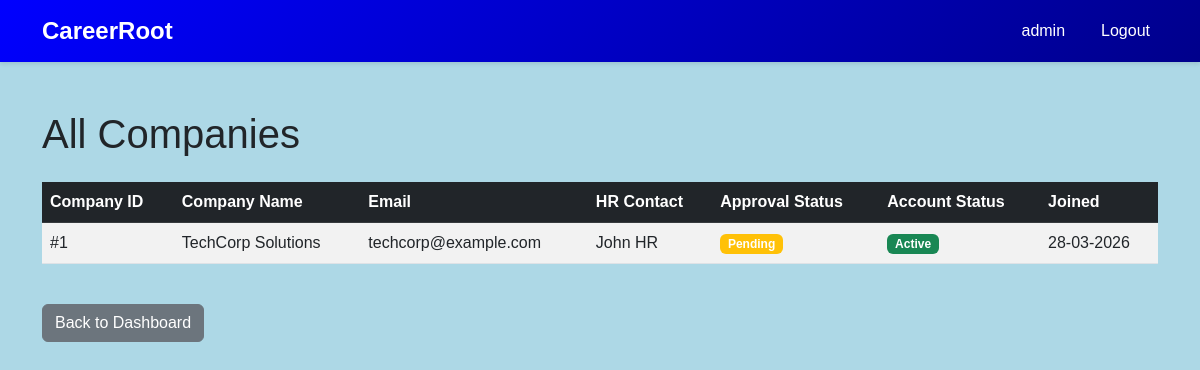
Page /admin/companies (signed in) on the earlier database version.
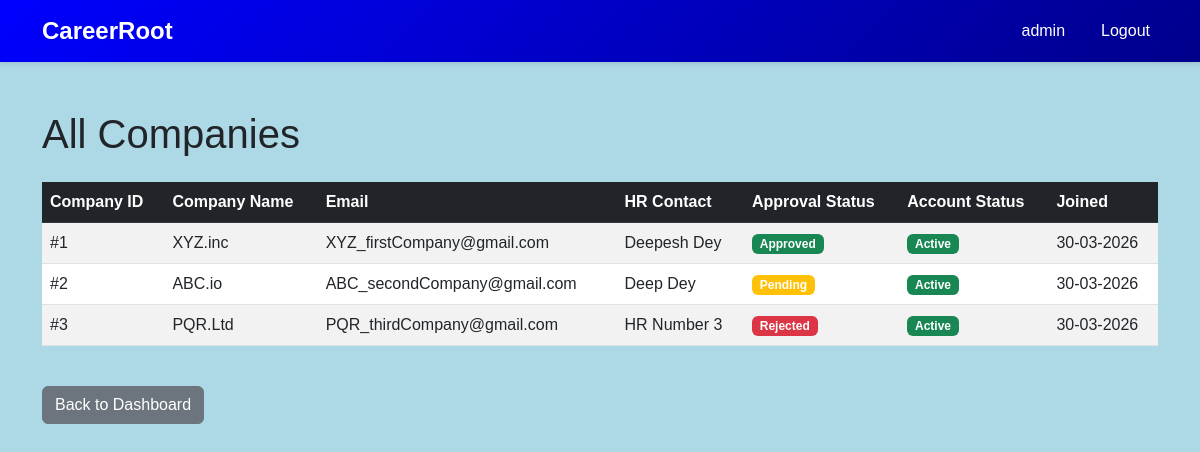
Same page on the later database version.
### models.py (models this page shows, shortened)
class Company(db.Model):
    __tablename__ = 'company'
    company_id = db.Column(db.Integer, primary_key=True, autoincrement=True)
    company_name = db.Column(db.String(150), nullable=False)
    email = db.Column(db.String(120), unique=True, nullable=False)
    password = db.Column(db.String(255), nullable=False)
    hr_contact = db.Column(db.String(100), nullable=True)
    website = db.Column(db.String(255), nullable=True)
    approval_status = db.Column(
        db.String(20),
        default=ApprovalStatus.PENDING.value,
        nullable=False
    )  #pending/aproved/rejected
    blacklist_status = db.Column(db.Boolean, default=False)  # True = blacklisted
    created_at = db.Column(db.DateTime, default=datetime.utcnow)
    updated_at = db.Column(db.DateTime, default=datetime.utcnow, onupdate=datetime.utcnow)
    drives = db.relationship('PlacementDrive', backref='company', lazy=True, cascade='all, delete-orphan')

### app.py (the view)
@app.route('/admin/companies')
def admin_view_companies():
    if session.get('user_type') != 'admin':
        flash('Unauthorized access', 'danger')
        return redirect(url_for('homepage'))
    all_companies = Company.query.all()
    return render_template('admin_view_companies.html', companies=all_companies)

### templates/admin_view_companies.html (shortened to what this page needs)
{% extends "base.html" %}
{% block content %}
<div class="mt-5">
    <h1 class="mb-4">All Companies</h1>
    {% if companies %}
        <div class="table-responsive">
            <table class="table table-hover table-striped">
                <thead class="table-dark">
                    <tr>
                        <th>Company ID</th>
                        <th>Company Name</th>
                        <th>Email</th>
                        <th>HR Contact</th>
                        <th>Approval Status</th>
                        <th>Account Status</th>
                        <th>Joined</th>
                    </tr>
                </thead>
                <tbody>
                    {% for company in companies %}
                        <tr>
                            <td>#{{ company.company_id }}</td>
                            <td>{{ company.company_name }}</td>
                            <td>{{ company.email }}</td>
                            <td>{{ company.hr_contact }}</td>
                            <td>
                                {% if company.approval_status == 'Approved' %}
                                    <span class="badge bg-success">{{ company.approval_status }}</span>
                                {% elif company.approval_status == 'Pending' %}
                                    <span class="badge bg-warning">{{ company.approval_status }}</span>
                                {% else %}
                                    <span class="badge bg-danger">{{ company.approval_status }}</span>
                                {% endif %}
                            </td>
                            <td>
                                {% if company.blacklist_status %}
                                    <span class="badge bg-danger">Blacklisted</span>
                                {% else %}
                                    <span class="badge bg-success">Active</span>
                                {% endif %}
                            </td>
                            <td>{{ company.created_at.strftime('%d-%m-%Y') }}</td>
                        </tr>
                    {% endfor %}
                </tbody>
            </table>
        </div>
    {% else %}
        <div class="alert alert-info">
            <strong>No companies found.</strong>
        </div>
    {% endif %}
    <div class="mt-4">
        <a href="{{ url_for('admin_dashboard') }}" class="btn btn-secondary">Back to Dashboard</a>
    </div>
</div>
{% endblock %}

### templates/base.html (shortened to what this page needs)
<!DOCTYPE html>
<html lang="en">
<head>
    <link href="https://cdn.jsdelivr.net/npm/bootstrap@5.3.0/dist/css/bootstrap.min.css" rel="stylesheet">
</head>
<body>
    <nav class="navbar navbar-expand navbar-dark">
        <div class="container">
            <a class="navbar-brand" href="/">CareerRoot</a>
            <ul class="navbar-nav ms-auto">
                {% if session.get('user_type') %}
                    <li class="nav-item">
                        <span class="nav-link">{{ session.get('username') }}</span>
                    </li>
                    <li class="nav-item">
                        <a class="nav-link" href="{{ url_for('logout') }}">Logout</a>
                    </li>
                {% else %}
                    <li class="nav-item">
                        <a class="nav-link" href="{{ url_for('login') }}">Login</a>
                    </li>
                {% endif %}
            </ul>
        </div>
    </nav>
    <div class="container">
        {% block content %}{% endblock %}
    </div>
</body>
</html>

### templates/base.html (style rules this page uses)
:root { --primary-color: blue; --secondary-color: darkblue; --danger-color: red; --success-color: green; }
body { font-family: 'Arial', sans-serif; background-color: lightblue; }
.navbar { background: linear-gradient(135deg, var(--primary-color) 0%, var(--secondary-color) 100%); box-shadow: 0 2px 4px rgba(0,0,0,0.1); }
.navbar-brand { font-weight: 700; font-size: 1.5rem; }
.nav-link { color: white !important; margin-left: 20px; }

Differences in the rows shown:
changed Company id 1: company_name "TechCorp Solutions" → "XYZ.inc"; email "techcorp@example.com" → "XYZ_firstCompany@gmail.com"; hr_contact "John HR" → "Deepesh Dey"; created_at "28-03-2026" → "30-03-2026"; approval_status "Pending" → "Approved"
added Company: company_id "2", company_name "ABC.io", email "ABC_secondCompany@gmail.com", hr_contact "Deep Dey", approval_status "Pending", blacklist_status "Active", created_at "30-03-2026"
added Company: company_id "3", company_name "PQR.Ltd", email "PQR_thirdCompany@gmail.com", hr_contact "HR Number 3", approval_status "Rejected", blacklist_status "Active", created_at "30-03-2026"
